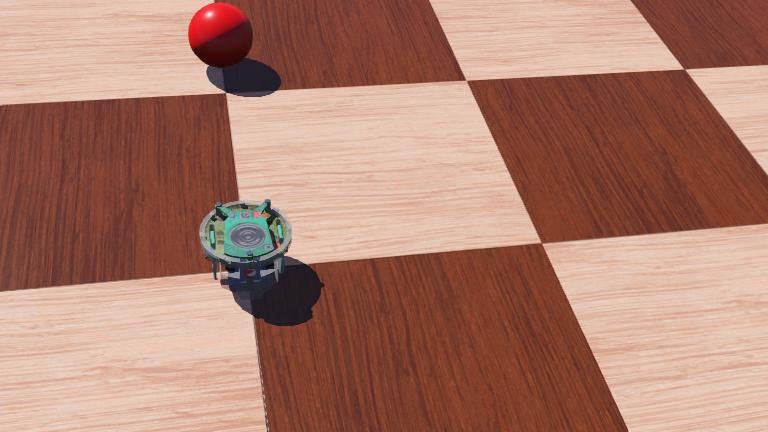
#> input picture e-puck/worlds/.e-puck.jpg, 768 x 432 px
$ python -i maze_nav_color.py   (imports and definitions only)
#> lines starting #> are read from the running program, lines starting #| are printed output that depends on the picture; after the words box and inside, x2 and y2 are one past the last pixel; in counts of white or black regions, pixels touching at a corner belong together
#> further down, picture is the input picture: shape (432, 768, 3); mean B, G, R 108, 124.1, 171.5
from controller import Robot
import cv2
import numpy as np

# [1 line that did not run here, left out]
# [1 line that did not run here, left out]

# [1 line that did not run here, left out]
# [1 line not run here, left out]

# [1 line that did not run here, left out]
# [1 line that did not run here, left out]

# [10 lines not run here, left out]
# [1 line that did not run here, left out]
# [1 line that did not run here, left out]


def detect_target(img_bgr):

    hsv= cv2.cvtColor(img_bgr, cv2.COLOR_BGR2HSV)
#> hsv: shape (432, 768, 3); mean H, S, V 13, 108.9, 172

    upper_red1= np.array([10, 255, 255])
    lower_red1= np.array([0, 100, 100])

    upper_red2= np.array([180, 255, 255])
    lower_red2= np.array([160, 100, 100])

    mask1= cv2.inRange(hsv, lower_red1, upper_red1)
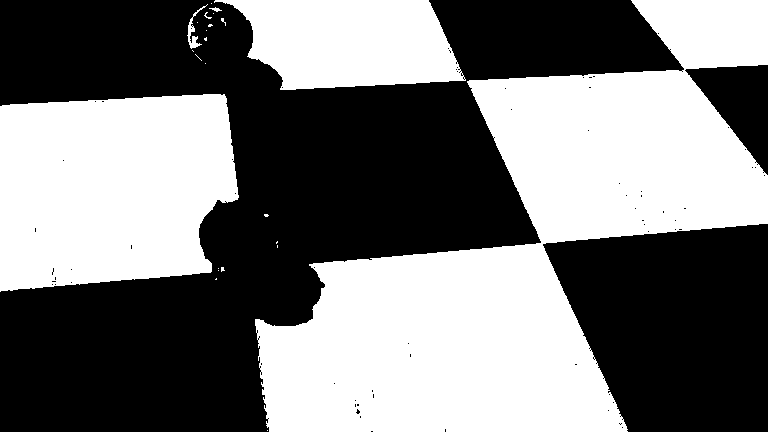
#> mask1: shape (432, 768); 47.5% white; 24 white regions (19 under 20 px), largest, box (x1, y1, x2, y2) and area: (255, 0, 768, 432) 100254, (0, 94, 239, 292) 40396, (214, 0, 466, 90) 16541, (187, 4, 208, 49) 204, (209, 7, 222, 12) 29
    mask2= cv2.inRange(hsv, lower_red2, upper_red2)
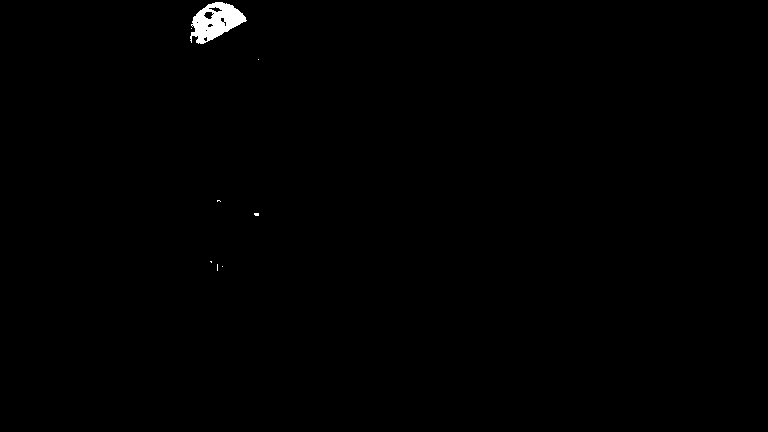
#> mask2: shape (432, 768); 0.41% white; 8 white regions (7 under 20 px), largest, box (x1, y1, x2, y2) and area: (190, 2, 247, 44) 1331
    mask=mask1+mask2
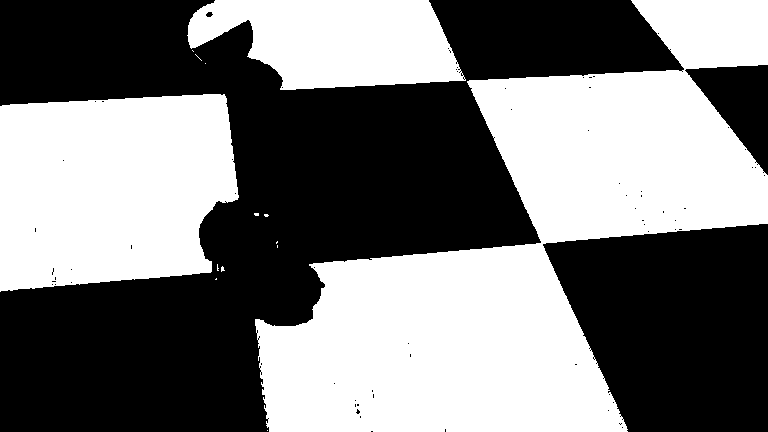
#> mask: shape (432, 768); 47.9% white; 14 white regions (11 under 20 px), largest, box (x1, y1, x2, y2) and area: (255, 0, 768, 432) 100254, (0, 94, 239, 292) 40404, (187, 0, 466, 90) 18165


    pixel_count= cv2.countNonZero(mask)
#> pixel_count = 158894

    if pixel_count> 50:
        ys,xs= np.where(mask>0)
        x_mean= np.mean(xs)
#> x_mean = 399.4

        width= img_bgr.shape[1]
#> width = 768

        if x_mean< width/3:
            return True, 'left', mask
        elif x_mean> 2*width/3:
            return True, 'right', mask
        else:
            return True, 'center', mask

    else:
        return False, None, mask


# [101 lines left out: functions bottom_img, detect_edges, detect_line, detect_walls_status, robot_steer, not called in this run]


# [26 lines not run here, left out]

>>> import cv2
>>> picture = cv2.imread('../../worlds/.e-puck.jpg')
>>> result = detect_target(picture)
